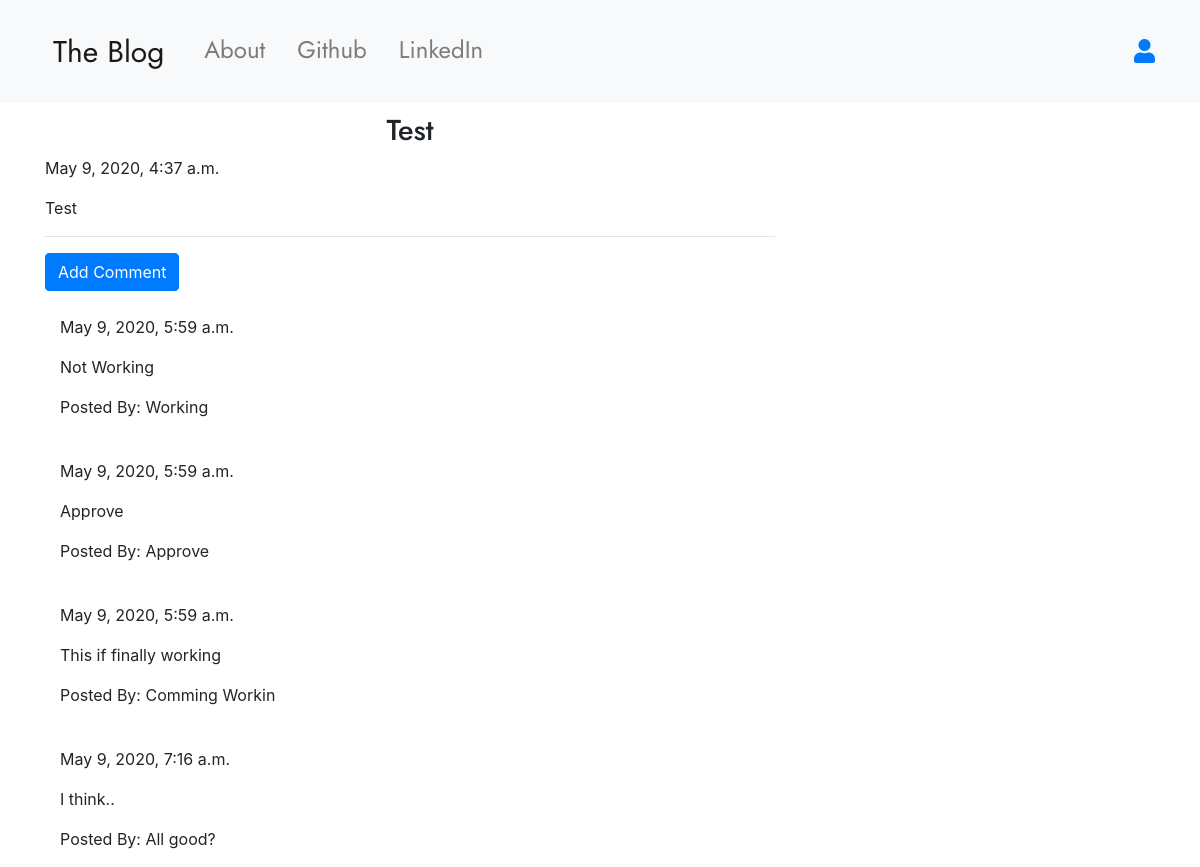
The app's page /post/17/ with its own data.
### blog/models.py (models this page shows, shortened)
class Post(models.Model):
    author = models.ForeignKey('auth.User',on_delete=models.CASCADE)
    title = models.CharField(max_length=200)
    text = models.TextField()
    created_date = models.DateTimeField(default=timezone.now())
    published_date = models.DateTimeField(blank=True,null=True)

class Comment(models.Model):
    post = models.ForeignKey('blog.post',related_name='comments',on_delete=models.CASCADE)
    author = models.CharField(max_length=128)
    text = models.TextField()
    created_date = models.DateTimeField(default=timezone.now())
    approved_comment = models.BooleanField(default=False)

### blog/views.py (the view)
# urls.py: path('post/<int:pk>/',views.PostDetailView.as_view(),name='post_detail'),
class PostDetailView(DetailView):
    model = Post

### blog/templates/blog/post_detail.html (shortened to what this page needs)
{% extends "blog/base.html" %}
{% block content%}
  <h1 class="posttitle">{{ post.title }}</h1>
  {% if post.published_date %}
    <div class="date postdate">
      {{ post.published_date}}
    </div>
  {% else %}
    <a class="btn btn-info" href="{% url 'post_publish' pk=post.pk %}">Publish</a>
  {% endif %}
    <p class="postcontent">{{ post.text|safe|linebreaksbr}}</p>
  <hr>
  <a class='btn btn-primary btn-comment' href="{% url 'add_comment_to_post' pk=post.pk %}">Add Comment</a>
  <div class="container">
    {% for comment in post.comments.all %}
      <br>
        {% if user.is_authenticated or comment.approved_comment %}
          {{comment.created_date}}
        <p>{{comment.text|safe|linebreaks}}</p>
        <p>Posted By: {{comment.author }}</p>
        {% endif %}
          {% empty%}
          <p>No Comments</p>
    {% endfor %}
  </div>
  {% endblock %}

### blog/templates/blog/base.html (shortened to what this page needs)
<!DOCTYPE html>
{% load static %}
<html lang="" dir="ltr">
  <head>
    <link rel="stylesheet" href="https://stackpath.bootstrapcdn.com/bootstrap/4.4.1/css/bootstrap.min.css">
    <link rel="stylesheet" href="https://use.fontawesome.com/releases/v5.7.0/css/all.css">
    <link rel="stylesheet" href="//cdn.jsdelivr.net/npm/medium-editor@latest/dist/css/medium-editor.min.css" type="text/css" media="screen" charset="utf-8">
    <link rel="stylesheet" href="{% static 'css/blog.css' %}">
  </head>
  <body>
    <nav class="navbar navbar-expand-sm bg-light navbar-light techfont custom-navbar">
      <div class="container">
      <ul class="navbar-nav nav-link">
        <li class="nav-link"><a class="navbar-brand bigbrand" href="{% url 'post_list' %}">The Blog</a></li>
        <li class="nav-link"><a class="nav-link" href="{% url 'about' %}">About</a></li>
        <li class="nav-link"><a class="nav-link" href="https://www.github.com">Github</a></li>
        <li class="nav-link"><a class="nav-link" href="https://www.linkedin.com">LinkedIn</a></li>
      </ul>
      <ul class="nav justify-content-end right-nav">
        {% if user.is_authenticated%}
        <li class="nav-link">
            <a class="nav-link" href="{% url 'post_new'%}">New Post</a>
        </li>
        <li class="nav-link">
            <a class="nav-link" href="{% url 'post_draft_list'%}">Drafts</a>
        </li>
        <li class="nav-link">
            <a class="nav-link" href="{% url 'logout' %}">Log Out</a>
        </li>
        <li class="nav-link">
            <a class="nav-link">Welcome: {{user.username}}</a>
        </li>
          {% else %}
            <li><a href="{% url 'login'%}"><i class="fas fa-user"></i></a></li>
        {% endif %}
      </ul>
      </div>
    </nav>
    <div class="content container">
      <div class="row">
        <div class="col-md-8">
          <div class="blog_posts">
            {% block content %}
            {% endblock %}
          </div>
        </div>
      </div>
    </div>
  </body>
</html>

### blog/static/css/blog.css (style rules this page uses)
.techfont { font-family: 'Jost', sans-serif; font-size: 1.5em; margin-bottom: 10px; }
.bigbrand { font-size: 30px; }
.postdate { margin: auto: }
.posttitle { font-family: 'Jost', sans-serif; font-size: 1.8em; text-align: center; }
.postcontent { font-family: 'Roboto'; font-size: 1.5em; }

### records on screen
Post: title "Test", published_date "May 9, 2020, 4:37 a.m.", text "Test"
Comment: created_date "May 9, 2020, 5:59 a.m.", text "Not Working", author "Working"
Comment: created_date "May 9, 2020, 5:59 a.m.", text "Approve", author "Approve"
Comment: created_date "May 9, 2020, 5:59 a.m.", text "This if finally working", author "Comming Workin"
Comment: created_date "May 9, 2020, 7:16 a.m.", text "I think..", author "All good?"
